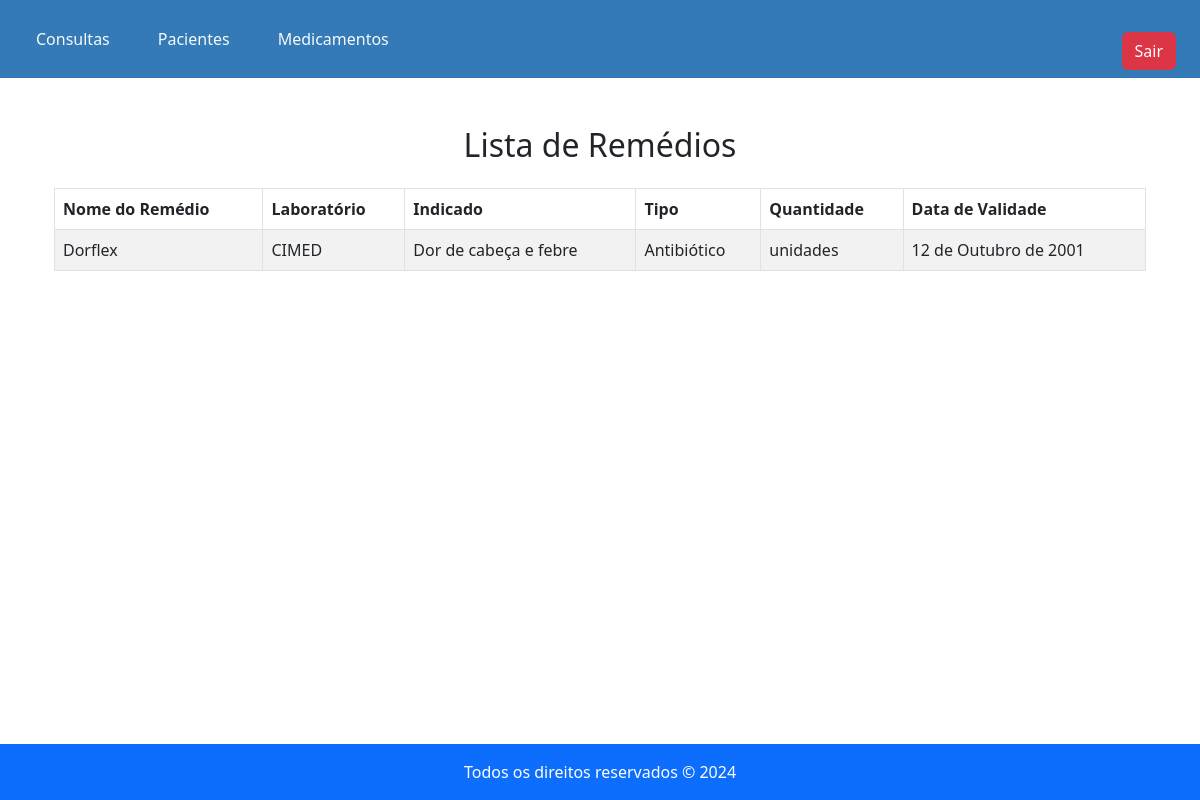
Page /lista_remedios/ on the earlier database version.
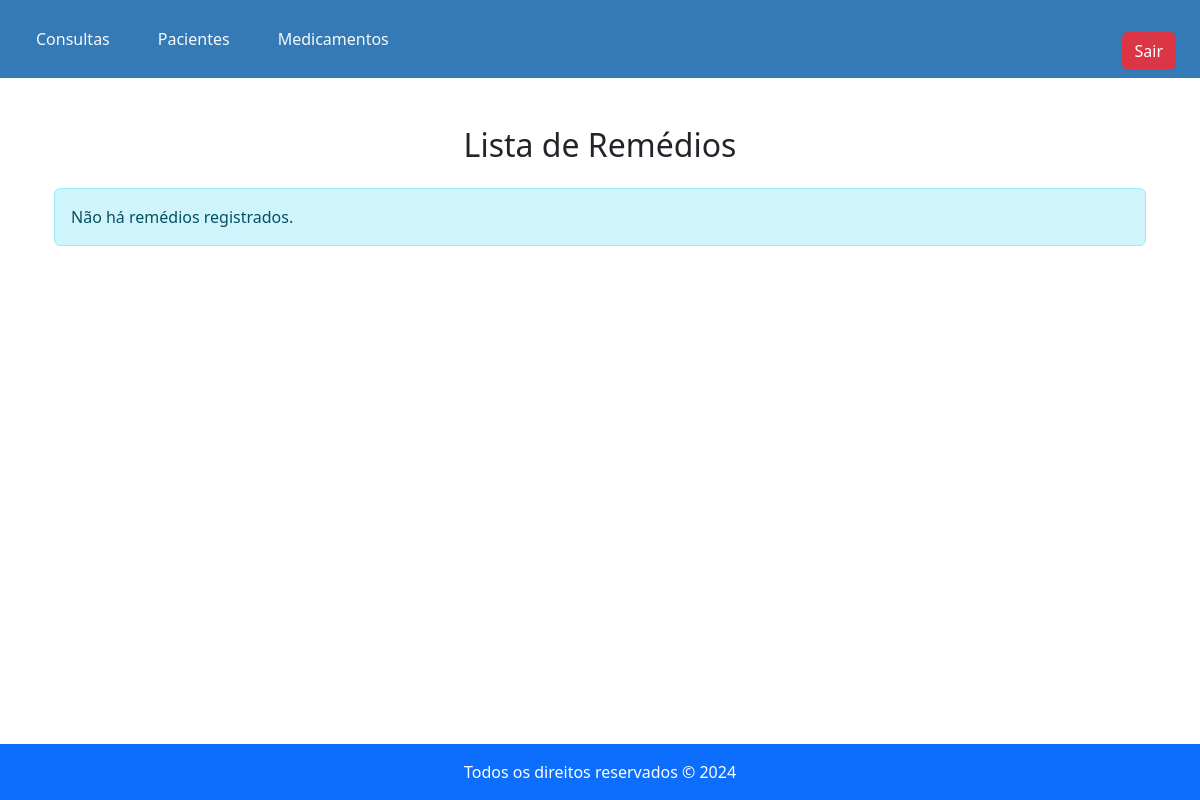
Same page on the later database version.
### app1/models.py (models this page shows, shortened)
class Remédio(models.Model):
    GENERO_CHOICES = [
        ('Analgésico', 'Analgésico'),
        ('Antibiótico', 'Antibiótico'),
        ('Corticóide', 'Corticóide'),
        ('Descongestionante', 'Descongestionante'),
    ]
    nome = models.CharField(max_length=100, blank=False)
    laboratorio = models.CharField(max_length=150, blank=False)
    bula = models.TextField(blank=False)
    tipo = models.CharField(max_length=17, choices=GENERO_CHOICES, blank=False)
    quantidade_estoque = models.PositiveIntegerField(default=0)
    data_validade = models.DateField(blank=False)

### app1/views.py (the view)
# urls.py: path('lista_remedios/', lista_remedios_medico, name='lista_remedios_medico'),
def lista_remedios_medico(request):
    remedios = Remédio.objects.all()
    return render(request, 'medico/remedios/lista_remedios_medico.html', {'remedios': remedios})

### app1/templates/medico/remedios/lista_remedios_medico.html (shortened to what this page needs)
{% extends 'medico/base_medico.html' %}
{% block content %}
<!DOCTYPE html>
<html lang="pt-BR">
<head>
    <link href="https://cdn.jsdelivr.net/npm/bootstrap@5.3.0/dist/css/bootstrap.min.css" rel="stylesheet">
</head>
<body>
    <div class="container my-4">
        <h2 class="text-center mb-4">Lista de Remédios</h2>
        {% if remedios %}
            <table class="table table-bordered table-striped">
                <thead>
                    <tr>
                        <th>Nome do Remédio</th>
                        <th>Laboratório</th>
                        <th>Indicado</th>
                        <th>Tipo</th>
                        <th>Quantidade</th>
                        <th>Data de Validade</th>
                    </tr>
                </thead>
                <tbody>
                    {% for remedio in remedios %}
                        <tr>
                            <td>{{ remedio.nome }}</td>
                            <td>{{ remedio.laboratorio }}</td>
                            <td>{{ remedio.bula }}</td>
                            <td>{{ remedio.tipo }}</td>
                            <td>{{ remedio.quantidade }} unidades</td>
                            <td>{{ remedio.data_validade }}</td>
                        </tr>
                    {% endfor %}
                </tbody>
            </table>
        {% else %}
            <p class="alert alert-info">Não há remédios registrados.</p>
        {% endif %}
    </div>
</body>
</html>
{% endblock %}

Differences in the rows shown:
removed Remédio: nome "Dorflex", laboratorio "CIMED", bula "Dor de cabeça e febre", tipo "Antibiótico", data_validade "12 de Outubro de 2001"
Other differences:
text no longer shown: "Nome do Remédio Laboratório Indicado Tipo Quantidade Data de Validade"
text now shown: "Não há remédios registrados."
